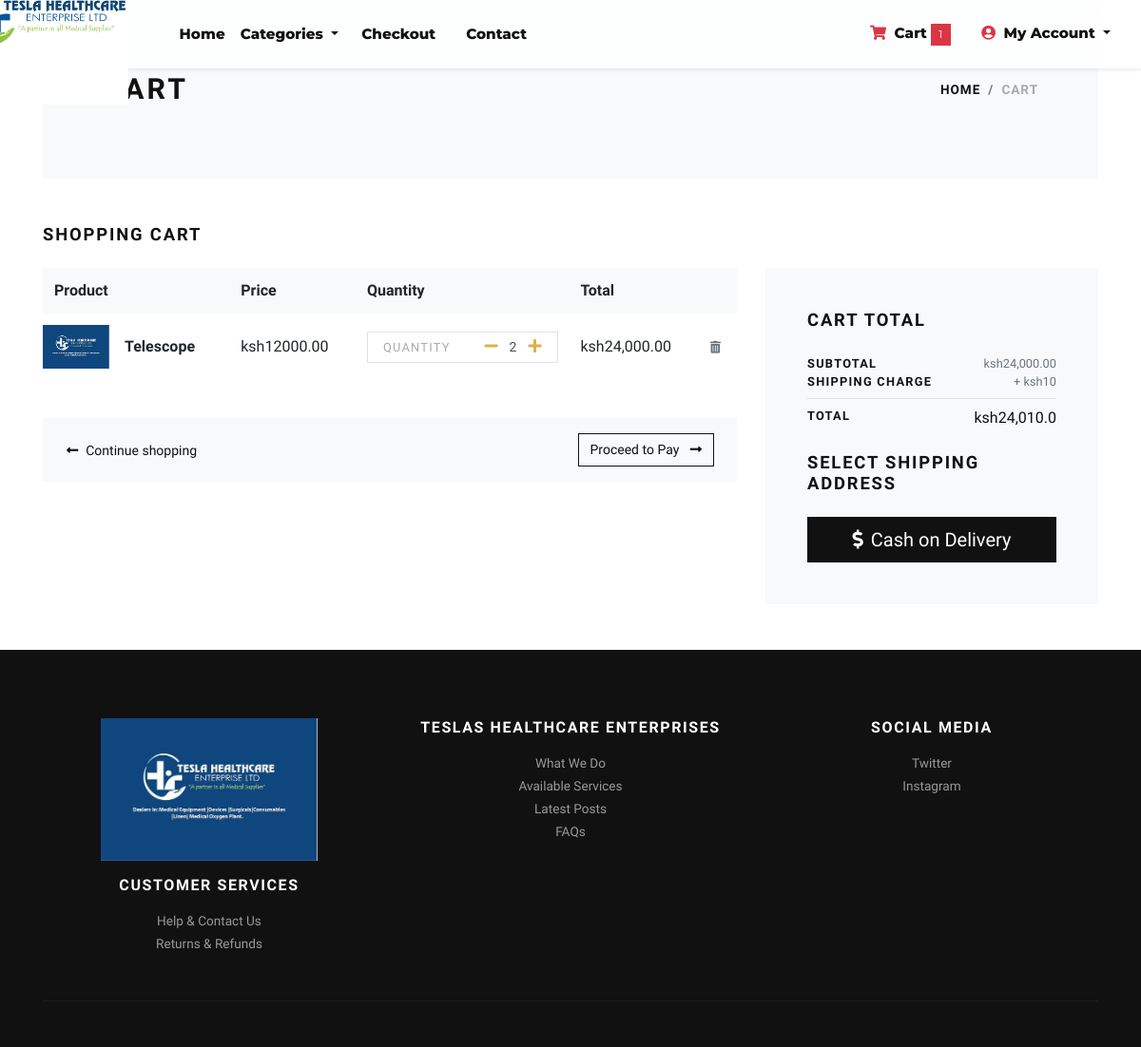
Page /cart/ (signed in) on the earlier database version.
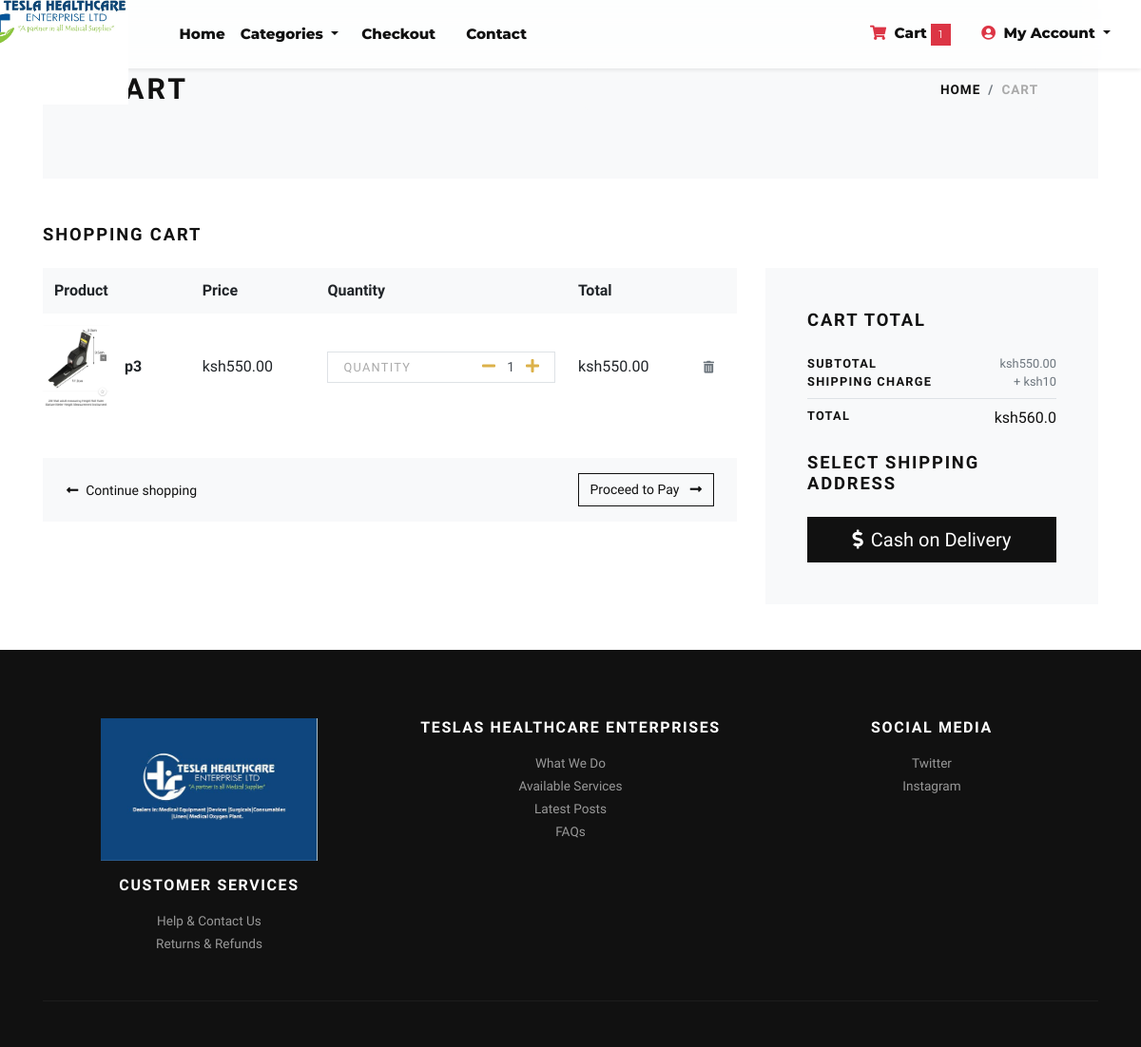
Same page on the later database version.
### store/models.py (models this page shows, shortened)
class Cart(models.Model):
    user = models.ForeignKey(User, verbose_name="User", on_delete=models.CASCADE)
    product = models.ForeignKey(Product, verbose_name="Product", on_delete=models.CASCADE)
    quantity = models.PositiveIntegerField(default=1, verbose_name="Quantity")
    created_at = models.DateTimeField(auto_now_add=True, verbose_name="Created Date")
    updated_at = models.DateTimeField(auto_now=True, verbose_name="Updated Date")
    class Meta:
        verbose_name = "Cart Item"
        verbose_name_plural = "Cart Items"
        ordering = ('-created_at',)
    @property
    def total_price(self):
        return self.quantity * self.product.price

class Product(models.Model):
    title = models.CharField(max_length=150, verbose_name="Product Title")
    slug = models.SlugField(max_length=160, unique=True, db_index=True, verbose_name="Product Slug")
    sku = models.CharField(max_length=255, unique=True, verbose_name="Unique Product ID (SKU)")
    short_description = models.TextField(verbose_name="Short Description")
    detail_description = models.TextField(blank=True, null=True, verbose_name="Detail Description")
    product_image = models.ImageField(
        upload_to='product',
        blank=True,
        null=True,
        verbose_name="Product Image"
    )
    price = models.DecimalField(max_digits=8, decimal_places=2)
    category = models.ForeignKey(Category, verbose_name="Product Category", on_delete=models.CASCADE)
    is_active = models.BooleanField(default=True, verbose_name="Is Active?")
    is_featured = models.BooleanField(default=False, verbose_name="Is Featured?")
    created_at = models.DateTimeField(auto_now_add=True, verbose_name="Created Date")
    updated_at = models.DateTimeField(auto_now=True, verbose_name="Updated Date")
    class Meta:
        verbose_name_plural = 'Products'
        ordering = ('-created_at',)

### store/views.py (the view)
# urls.py: path('cart/', views.cart, name="cart"),
@login_required
def cart(request):
    user = request.user
    cart_products = Cart.objects.filter(user=user)
    amount = decimal.Decimal(0)
    shipping_amount = decimal.Decimal(settings.SHIPPING_COST)
    for item in cart_products:
        amount += item.quantity * item.product.price
    total_amount = float(amount + shipping_amount)
    return render(request, 'store/cart.html', {
        'cart_products': cart_products,
        'amount': amount,
        'shipping_amount': shipping_amount,
        'total_amount': total_amount,
        'addresses': Address.objects.filter(user=user),
    })

### store/context_preprocessors.py (called while the page is built)
def store_menu(request):
    return {
        'categories_menu': Category.objects.filter(is_active=True)
    }

def cart_menu(request):
    if request.user.is_authenticated:
        return {
            'cart_items': Cart.objects.filter(user=request.user)
        }
    return {}

def currency(request):
    return {
        'CURRENCY_SYMBOL': "KSH"
    }

### templates/store/cart.html (shortened to what the changed rows need)
{% extends 'base.html' %}
{% load static %}
{% load humanize %}
{% block content %}
<div class="container">
  <section class="py-5 bg-light">
    <div class="container">
      <div class="row px-4 px-lg-5 py-lg-4 align-items-center">
        <div class="col-lg-6">
          <h1 class="h2 text-uppercase mb-0">Cart</h1>
        </div>
      </div>
    </div>
  </section>
  {% if cart_products %}
  <section class="py-5">
    <h2 class="h5 text-uppercase mb-4">Shopping cart</h2>
    <div class="row">
      <div class="col-lg-8 mb-4 mb-lg-0">
        <div class="table-responsive mb-4">
          <table class="table">
            <thead class="bg-light">
              <tr>
                <th class="border-0" scope="col">Product</th>
                <th class="border-0" scope="col">Price</th>
                <th class="border-0" scope="col">Quantity</th>
                <th class="border-0" scope="col">Total</th>
                <th class="border-0"></th>
              </tr>
            </thead>
            <tbody>
              {% for cart_product in cart_products %}
              <tr>
                <th class="pl-0 border-0" scope="row">
                  <div class="media align-items-center">
                    <a class="reset-anchor d-block" href="{% url 'store:product-detail' cart_product.product.slug %}">
                      {% if cart_product.product.product_image %}
                        <img src="{{ cart_product.product.product_image.url }}" alt="{{ cart_product.product.title }}" width="70">
                      {% else %}
                        <img src="{% static 'img/product-detail-3.jpg' %}" alt="{{ cart_product.product.title }}" width="70">
                      {% endif %}
                    </a>
                    <div class="media-body ml-3">
                      <strong class="h6">
                        <a class="reset-anchor" href="{% url 'store:product-detail' cart_product.product.slug %}">{{ cart_product.product.title }}</a>
                      </strong>
                    </div>
                  </div>
                </th>
                <td class="align-middle border-0">ksh{{ cart_product.product.price }}</td>
                <td class="align-middle border-0">
                  <div class="border d-flex align-items-center justify-content-between px-3">
                    <span class="small text-uppercase text-gray">Quantity</span>
                    <div class="quantity">
                      <a href="{% url 'store:minus-cart' cart_product.id %}" class="dec-btn p-0 ml-2"><i class="fas fa-minus"></i></a>
                      <input class="form-control form-control-sm border-0 shadow-0 p-0 text-center" type="text" value="{{ cart_product.quantity }}">
                      <a href="{% url 'store:plus-cart' cart_product.id %}" class="inc-btn p-0"><i class="fas fa-plus"></i></a>
                    </div>
                  </div>
                </td>
                <td class="align-middle border-0">ksh{{ cart_product.total_price|intcomma }}</td>
                <td class="align-middle border-0">
                  <a class="reset-anchor" href="{% url 'store:remove-cart' cart_product.id %}">
                    <i class="fas fa-trash-alt small text-muted"></i>
                  </a>
                </td>
              </tr>
              {% endfor %}
            </tbody>
          </table>
        </div>
        <div class="bg-light px-4 py-3">
          <div class="row align-items-center text-center">
            <div class="col-md-6 mb-3 mb-md-0 text-md-left">
              <a class="btn btn-link p-0 text-dark btn-sm" href="{% url 'store:home' %}">
                <i class="fas fa-long-arrow-alt-left mr-2"></i>Continue shopping
              </a>
            </div>
            <div class="col-md-6 text-md-right">
                <button type="submit" form="myform" class="btn btn-outline-dark btn-sm">
                  Proceed to Pay <i class="fas fa-long-arrow-alt-right ml-2"></i>
                </button>
            </div>
          </div>
        </div>
      </div>
      <div class="col-lg-4">
        <div class="card border-0 rounded-0 p-lg-4 bg-light">
          <div class="card-body">
            <h5 class="text-uppercase mb-4">Cart total</h5>
            <ul class="list-unstyled mb-0">
              <li class="d-flex justify-content-between">
                <strong class="text-uppercase small font-weight-bold">Subtotal</strong>
                <span class="text-muted small">ksh{{ amount|intcomma }}</span>
              </li>
              <li class="d-flex justify-content-between">
                <strong class="text-uppercase small font-weight-bold">Shipping Charge</strong>
                <span class="text-muted small">+ ksh{{ shipping_amount }}</span>
              </li>
              <li class="border-bottom my-2"></li>
              <li class="d-flex justify-content-between mb-4">
                <strong class="text-uppercase small font-weight-bold">Total</strong>
                <span>ksh{{ total_amount|intcomma }}</span>
              </li>
            </ul>
            <h5 class="text-uppercase mb-4">Select Shipping Address</h5>
            <form action="{% url 'store:checkout' %}" id="myform">
              <button type="submit" class="btn btn-dark btn-lg btn-block">
                <i class="fas fa-dollar-sign mr-2"></i>Cash on Delivery
              </button>
            </form>
          </div>
        </div>
      </div>
    </div>
  </section>
  {% endif %}
</div>
{% endblock content %}

Differences in the rows shown:
removed Cart: product.product_image (picture), product "Telescope", product.price "12000.00", quantity "2", total_price "24,000.00"
added Cart: product.product_image (picture), product "p3", product.price "550.00", quantity "1", total_price "550.00"
Other differences:
{{ amount|intcomma }}: "24,000.00" → "550.00"
{{ total_amount|intcomma }}: "24,010.0" → "560.0"
